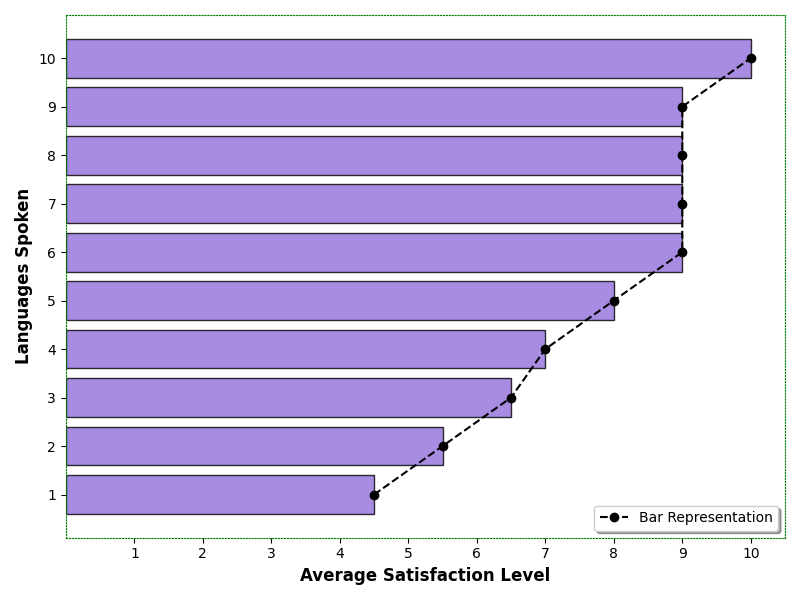

This figure's Python source:
import numpy as np
import matplotlib.pyplot as plt

languages_spoken = np.array([1, 1, 2, 2, 3, 3, 4, 4, 5, 5, 6, 7, 8, 9, 10])
satisfaction_level = np.array([4, 5, 5, 6, 6, 7, 7, 7, 8, 8, 9, 9, 9, 9, 10])

unique_languages = np.unique(languages_spoken)
avg_satisfaction = [satisfaction_level[languages_spoken == lang].mean() for lang in unique_languages]

fig, ax = plt.subplots(figsize=(8, 6))

# Randomly changed bar color, marker, and linestyle
colors = ['gold', 'mediumpurple', 'mediumseagreen', 'tomato', 'cornflowerblue']
markers = ['^', 's', 'o', 'D', '*']
linestyles = ['-', ':', '-.', '--', '-']

# Shuffling assuming this order is 'random'
color_choice = colors[1]
marker_choice = markers[2]
linestyle_choice = linestyles[3]

ax.barh(unique_languages, avg_satisfaction, color=color_choice, alpha=0.8, edgecolor='k')  # Changed color
ax.plot(avg_satisfaction, unique_languages, linestyle=linestyle_choice, marker=marker_choice, color='black')  # Added line plot

ax.set_yticks(np.arange(1, 11, 1))
ax.set_xticks(np.arange(1, 11, 1))

# Randomly choosing to disable grid for a stylistic change
# ax.grid(True, linestyle='--', alpha=0.7)  # it's commented out for a random change

# Adding a legend with altered style
ax.legend(['Bar Representation'], loc='lower right', fontsize=10, shadow=True)

ax.set_xlabel('Average Satisfaction Level', fontsize=12, fontweight='bold')
ax.set_ylabel('Languages Spoken', fontsize=12, fontweight='bold')

# Add a border with a random style
for spine in ax.spines.values():
    spine.set_edgecolor('green')
    spine.set_linestyle(':')  # Dashed border

plt.tight_layout()
plt.show()
